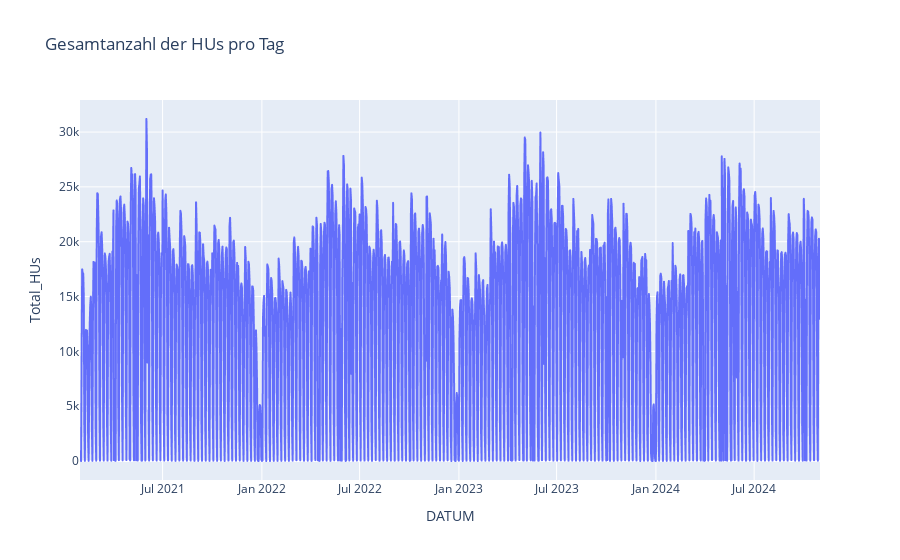

Source (notebook cell):
### Markdown cell above
### Descriptive statistics
Im folgenden visualisiere und beschreibe ich die Zielvariable "HU".

### Code cell
import polars as pl
import plotly.express as px

# Gesamtanzahl HUs pro Tag aggregieren
df_agg = df_all_days.group_by("DATUM").agg(pl.col("HU").sum().alias("Total_HUs"))

# Visualisierung
fig = px.line(df_agg, x="DATUM", y="Total_HUs", title="Gesamtanzahl der HUs pro Tag")
fig.show()

### Figure 1 — Plotly figure (JSON) as saved in the notebook; plotly's stock layout.template omitted (floating-point values rounded to 4 significant figures; data arrays with more than 128 entries replaced by an {"elided": "..."} marker saying what was removed)
{"data": [{"hovertemplate": "DATUM=%{x}<br>Total_HUs=%{y}<extra></extra>", "legendgroup": "", "line": {"color": "#636efa", "dash": "solid"}, "marker": {"symbol": "circle"}, "mode": "lines", "name": "", "showlegend": false, "type": "scattergl", "x": {"elided": "1369 str values"}, "xaxis": "x", "y": {"elided": "1369 int values"}, "yaxis": "y"}], "layout": {"legend": {"tracegroupgap": 0}, "title": {"text": "Gesamtanzahl der HUs pro Tag"}, "xaxis": {"anchor": "y", "domain": [0, 1], "title": {"text": "DATUM"}}, "yaxis": {"anchor": "x", "domain": [0, 1], "title": {"text": "Total_HUs"}}}}
